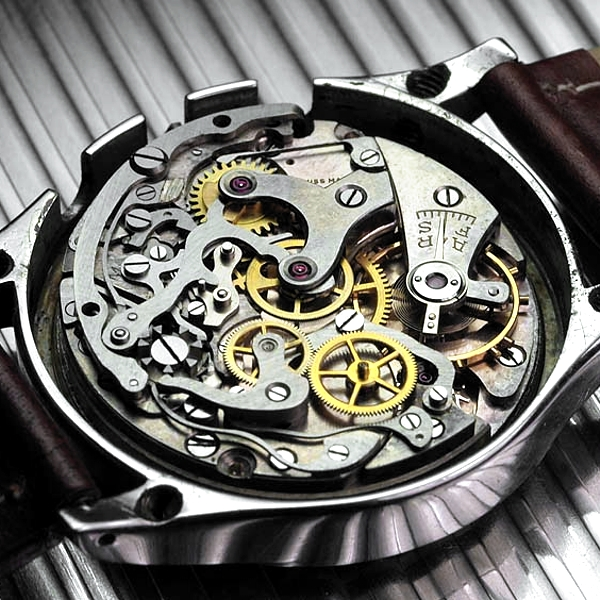
//> input picture Histogram/images/Gallet_watch.jpg, 600 x 600 px, given in place of , which was not available
$ ./main images/Gallet_watch.jpg   (built with g++ and OpenCV 4)
//> lines starting //> are read from the running program, lines starting //| are printed output that depends on the picture; after the words box and inside, x2 and y2 are one past the last pixel; in counts of white or black regions, pixels touching at a corner belong together; pictures that were not available may be replaced by others from this repository, and a replacement may not be noted
//OpenCV
#include <opencv2/core/core.hpp>
#include <opencv2/highgui/highgui.hpp>
#include <opencv2/imgproc/imgproc.hpp>

//std:
#include <fstream>
#include <iostream>
#include <string>
#include <unistd.h>


struct ArgumentList {
  std::string image_name;		    //!< image file name
  int wait_t;                     //!< waiting time
};

bool ParseInputs(ArgumentList& args, int argc, char **argv);

int main(int argc, char** argv){

    int frame_number = 0;
    char frame_name[256];
    bool exit_loop = false;

    ArgumentList args;

    if(!ParseInputs(args, argc, argv)) {
        exit(0);
    }

    while(!exit_loop){

        /*generating frame name*/
        if(args.image_name.find('%') != std::string::npos)  //multi frame case
            sprintf(frame_name,(const char*)(args.image_name.c_str()),frame_number);
        else    //single frame case
            sprintf(frame_name,"%s",args.image_name.c_str());

        //opening file
        std::cout<<"Opening "<<frame_name<<std::endl;
        cv::Mat image = cv::imread(frame_name);
//> image is the input picture: 600 rows x 600 cols, CV_8UC3; mean B, G, R 106.6, 111, 112
        if(image.empty()){
            std::cerr<<"Unable to open "<<frame_name<<std::endl;
            return 1;
        }

        //display image
        cv::namedWindow("Original image", cv::WINDOW_NORMAL);
        cv::imshow("Original image", image);

        //PROCESSING

        std::vector<int> hist(256,0); //array of 256 elements init. 0
        cv::Mat grey(image.size(), CV_8UC1);
        cv::cvtColor(image, grey, cv::COLOR_BGR2GRAY);
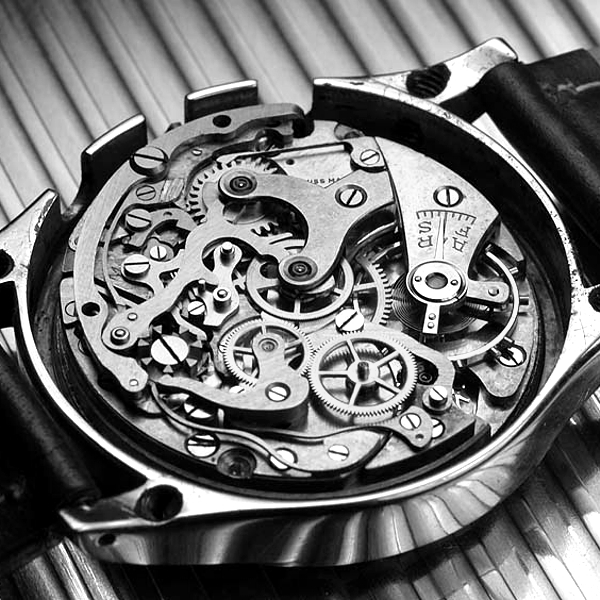
//> grey: 600 rows x 600 cols, CV_8UC1; min 0, max 255, mean 110.8
        cv::namedWindow("Greyscale image", cv::WINDOW_NORMAL);
        cv::imshow("Greyscale image", grey);

        for(int r=0; r<grey.rows; r++){
            for(int c=0; c<grey.cols; c++){
                hist[grey.at<uchar>(r,c)] += 1;
            }
        }
//> after the loop, hist = 256 values, max 12020 at index 255, min 461 at index 139, mean 1406.2
        std::cout<<"Histogram size:  "<<hist.size()<<std::endl;
//| Histogram size:  256

        int max=0, id=0;
        for(size_t i=0; i<hist.size(); i++){
            if(hist[i] > max){
                max = hist[i];
                id = i;
            }

        }
//> this loop made 256 passes
//> max on passes 1, 256: 8943, 12020
//> after the loop, max = 12020; id = 255
        std::cout<<"Max value "<<max<<" pixel value "<<id<<std::endl;
//| Max value 12020 pixel value 255

        cv::Mat h(max+3, hist.size(), CV_8UC1, cv::Scalar(255));

        for(int c=0; c<h.cols; c++){
            bool stop = false;
            int r = h.rows;
            while(!stop){
                if(hist[c] != 0){
                    h.at<uchar>(r,c) = 0;
                    hist[c] -= 1;
                    r--;
                }else{
                    stop = true;
                }
            }
        }
//> this loop made 256 passes
//> r on passes 1 to 3: 3080, 6965, 8113
//> after the loop, hist = 256 values from 0 to 0

        //display histogram
        cv::namedWindow("Histogram", cv::WINDOW_NORMAL);
        cv::imshow("Histogram", h);

        //wait fof key or timeout
        unsigned char key = cv::waitKey(args.wait_t);
//> the 'q' key is pressed
        std::cout<<"Key "<<int(key)<<std::endl;

        if(key == 'q'){
            exit_loop = true;
        }

        frame_number++;
    }


    return 0;
}

bool ParseInputs(ArgumentList& args, int argc, char **argv) {
    int c;
    args.wait_t = 0;

    while ((c = getopt (argc, argv, "hi:t:v")) != -1){
        switch (c)
        {
            case 't':
            args.wait_t = atoi(optarg);
            break;
            case 'i':
	        args.image_name = optarg;
	        break;
            case 'h':
            default:
            std::cout<<"usage: " << argv[0] << " -i <image_name>"<<std::endl;
	        std::cout<<"exit:  type q"<<std::endl<<std::endl;
	        std::cout<<"Allowed options:"<<std::endl<<
            "   -h                       produce help message"<<std::endl<<
	        "   -i arg                   image name. Use %0xd format for multiple images."<<std::endl<<
	        "   -t arg                   wait before next frame (ms)"<<std::endl<<
            "   -v                       verbose yes (shows additional info)"<<std::endl<<std::endl;
	        return false;
        }

    }

    return true;
}

$ run again, on Histogram/images/chiavari1.jpg
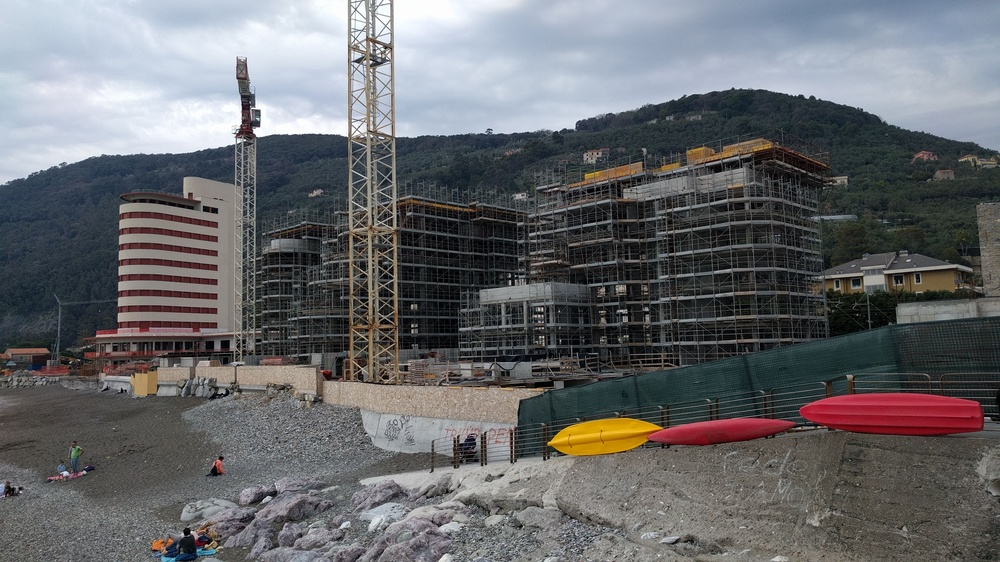
//> input picture Histogram/images/chiavari1.jpg, 1000 x 562 px, shrunk from 3840 x 2160 before the run, given in place of , which was not available
//> image is the input picture: 562 rows x 1000 cols, CV_8UC3; mean B, G, R 107.9, 105.3, 104.4
//> `cv::cvtColor(image, grey, cv::COLOR_BGR2GRAY);`:
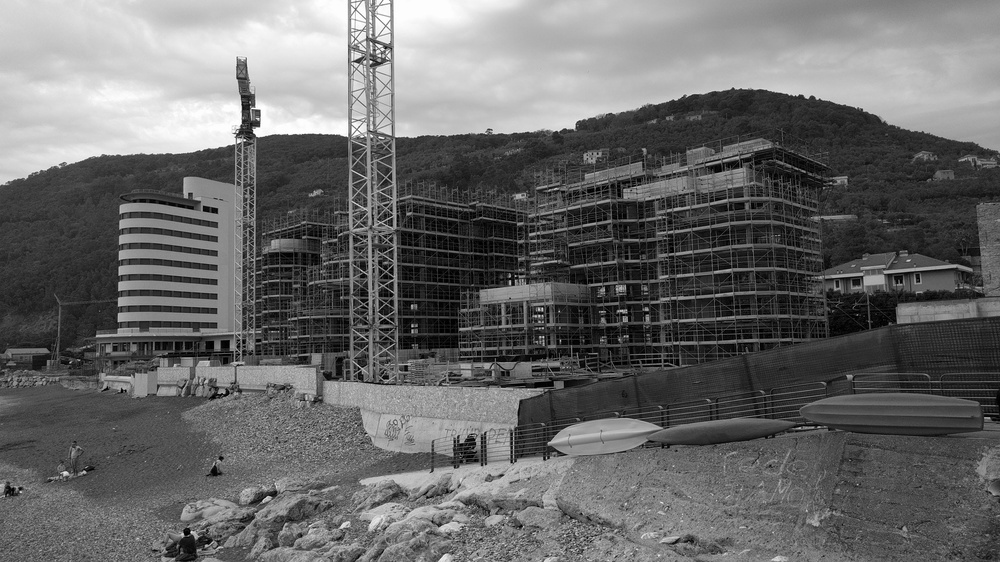
//> grey: 562 rows x 1000 cols, CV_8UC1; min 0, max 255, mean 105.3
//> after the loop `for(int r=0; r<grey.rows; r++)`: hist = 256 values, max 5280 at index 49, min 135 at index 255, mean 2195.3
//| Histogram size:  256
//> the loop `for(size_t i=0; i<hist.size(); i++)` made 256 passes
//> max on passes 1, 2, 8, 10, 11, 12, 13, 14: 697, 901, 987, 1082, 1171, 1199, 1240, 1309
//> after the loop `for(size_t i=0; i<hist.size(); i++)`: max = 5280; id = 49
//| Max value 5280 pixel value 49
//> the loop `for(int c=0; c<h.cols; c++)` made 256 passes
//> r on passes 1 to 3: 4586, 4382, 4484
//> after the loop `for(int c=0; c<h.cols; c++)`:
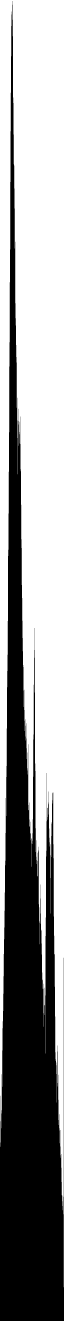
//> h: 5283 rows x 256 cols, CV_8UC1 (shown at 1/4 size); 58.5% white; 1 black region, box (x1, y1, x2, y2) and area: (0, 4, 256, 5283) 561744
//> after the loop `for(int c=0; c<h.cols; c++)`: hist = 256 values from 0 to 0
